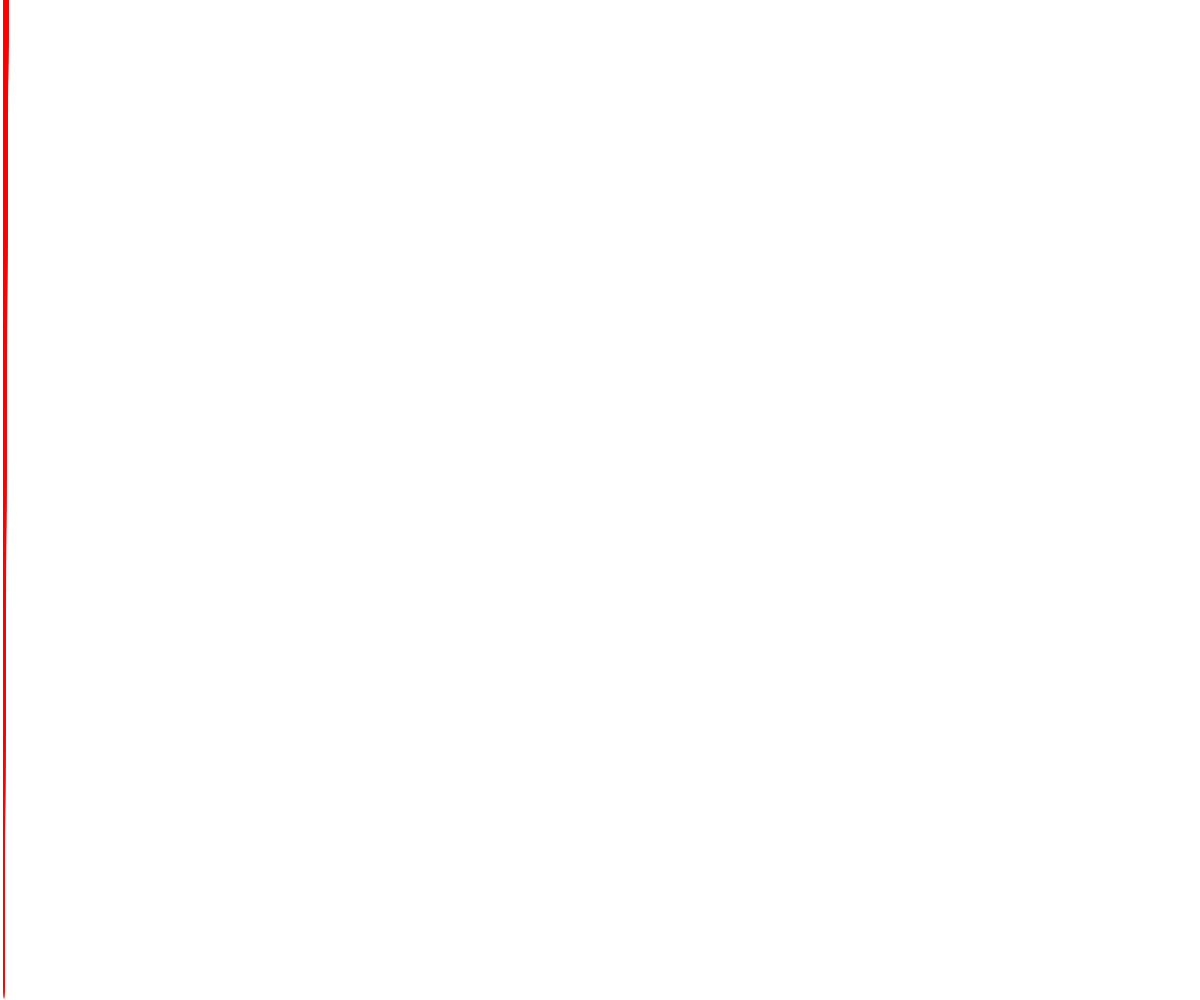
Frame 1 (no input)
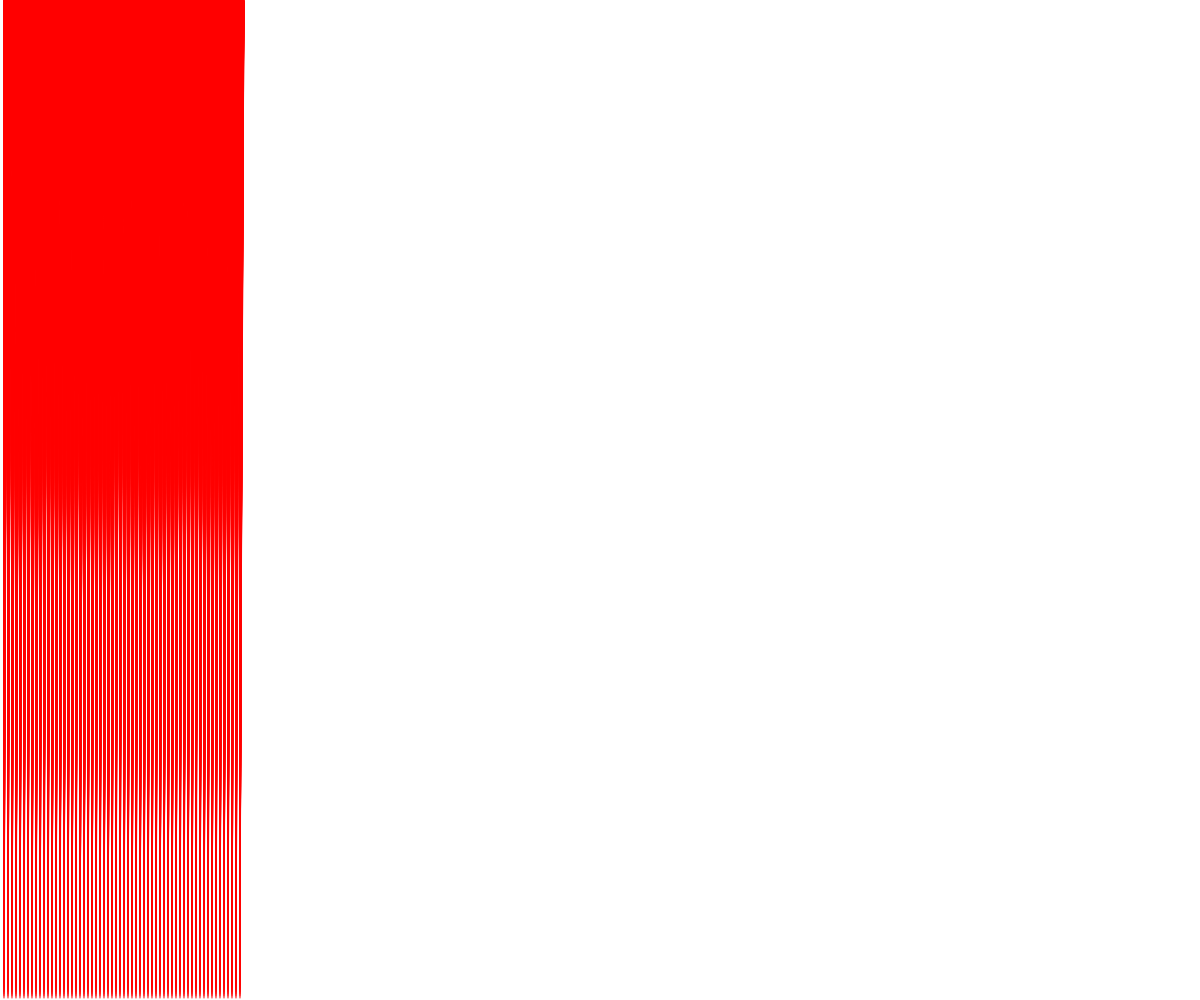
Frame 60 (no input)
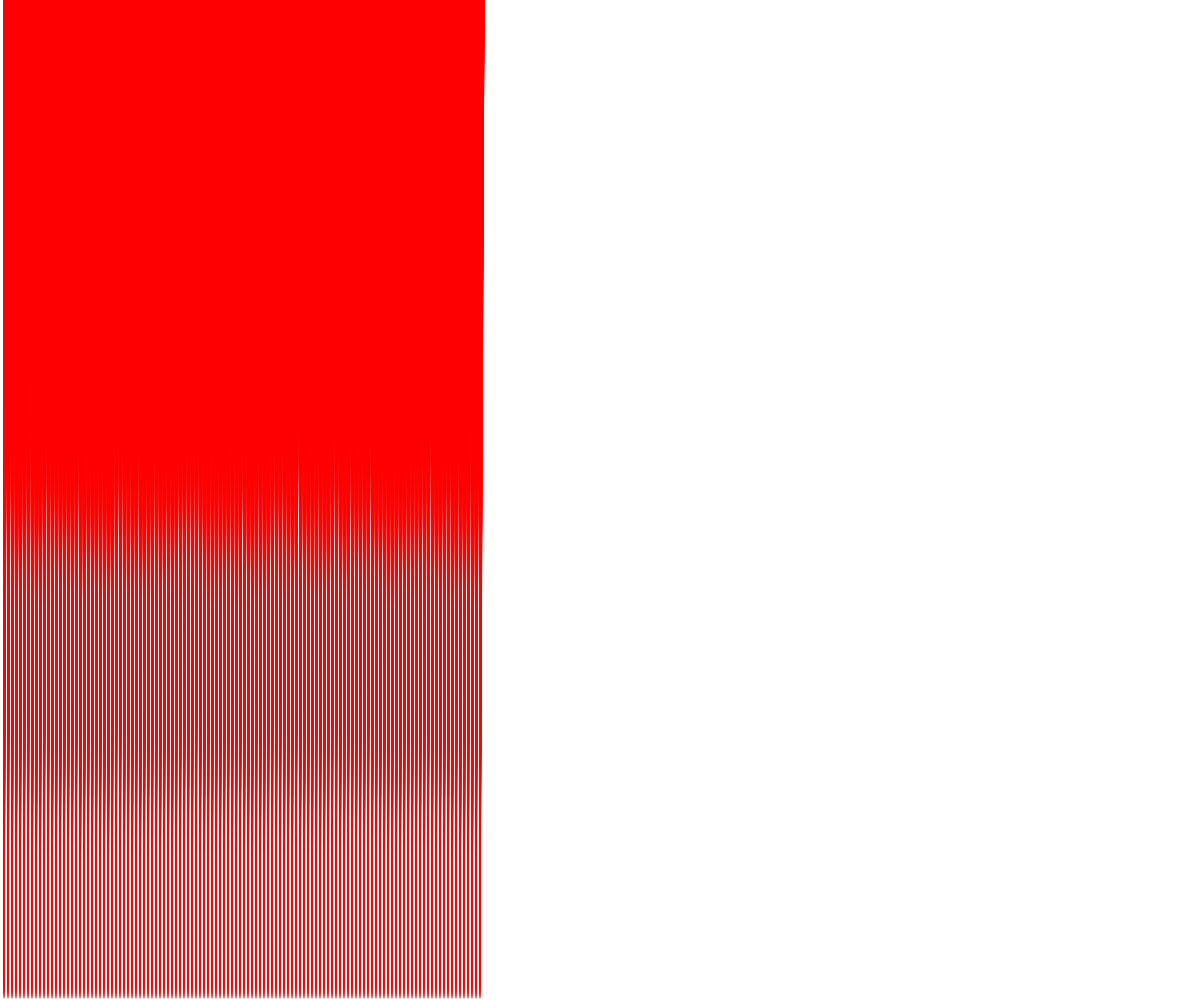
Frame 120 (the mouse pressed at the canvas centre since frame 60)

The p5.js sketch that drew these frames (run headless with seeded random() and noise() and a simulated clock; from frame 60 on, the mouse is pressed at the canvas centre):

// p5.js sketch
// ── sketch.js
function preload(){

}

function setup() {
  createCanvas(windowWidth, windowHeight);
   angleMode(DEGREES);


}

function draw() {

  /*push();


    var x = 0;
    var y = 0;
    var r = 0;
    var s = 0;

    noFill();
    strokeWeight(1);
    stroke("red");

    translate(frameCount*4*random(), y);
    for (var y = 0; y < windowHeight; y += 20 ) {
          var s = random() * 2;
          var x = random() * 2;
          var r = random() * 4;

          line(x,y,r,s)
    }

    pop();*/

    push();

      var x = 0;
      var y = 0;
      var r = 0;
      var s = 0;

      noFill();
      strokeWeight(1);
      stroke("red");

      translate(frameCount*4, 0);
      for (var y = 0; y < windowHeight; y += 2 ) {
            var s = random() * 4;
            var x = 0;
            var r = random() * 4;

            line(x,y,r,s)
      }

      pop();


}
